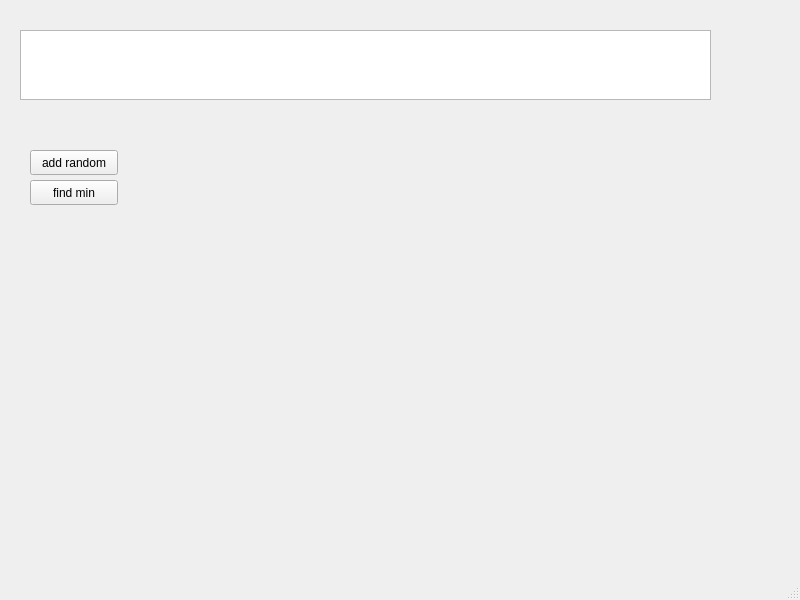
<?xml version="1.0" encoding="UTF-8"?>
<ui version="4.0">
 <class>MainWindow</class>
 <widget class="QMainWindow" name="MainWindow">
  <property name="geometry">
   <rect>
    <x>0</x>
    <y>0</y>
    <width>800</width>
    <height>600</height>
   </rect>
  </property>
  <property name="windowTitle">
   <string>MainWindow</string>
  </property>
  <widget class="QWidget" name="centralwidget">
   <widget class="QPushButton" name="pushButton">
    <property name="geometry">
     <rect>
      <x>30</x>
      <y>150</y>
      <width>88</width>
      <height>25</height>
     </rect>
    </property>
    <property name="text">
     <string>add random</string>
    </property>
   </widget>
   <widget class="QPushButton" name="pushButton_2">
    <property name="geometry">
     <rect>
      <x>30</x>
      <y>180</y>
      <width>88</width>
      <height>25</height>
     </rect>
    </property>
    <property name="text">
     <string>find min</string>
    </property>
   </widget>
   <widget class="QTextEdit" name="textEdit">
    <property name="geometry">
     <rect>
      <x>20</x>
      <y>30</y>
      <width>691</width>
      <height>70</height>
     </rect>
    </property>
   </widget>
  </widget>
  <widget class="QMenuBar" name="menubar">
   <property name="geometry">
    <rect>
     <x>0</x>
     <y>0</y>
     <width>800</width>
     <height>22</height>
    </rect>
   </property>
  </widget>
  <widget class="QStatusBar" name="statusbar"/>
 </widget>
 <resources/>
 <connections/>
</ui>
